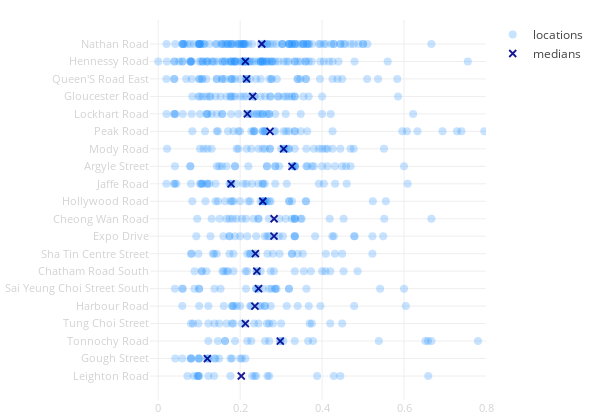

Notebook code for this chart:
### Code cell
N_STREETS = 20
street_locations = []


def build_face_data(geo_table):
    faces_json_dir = "/Users/pavel/Sources/python/concepts/insta/scripts/face_detect/faces/"
    faces_json_path = path_join(faces_json_dir, "faces_{}.json".format(CITY))
    with open(faces_json_path, "r") as f:
        faces_json = json.load(f)

    faces_json = {int(u) : v for u, v in faces_json.items()}

    zero_counters, total_counters = [], []
    for location_id in geo_table['id']:
        if location_id in faces_json:
            zero_counters.append(faces_json[location_id].count('0'))
            total_counters.append(len(faces_json[location_id]))
        else:
            zero_counters.append(0)
            total_counters.append(0)
    
    geo_table1 = geo_table
    geo_table1['faces_zeros'] = zero_counters
    geo_table1['photos_total'] = total_counters

    data_dict = {}
    for x in streets_table[STREET_COLUMN][:N_STREETS]:
        data_submatrix = []
        for row in geo_table1.itertuples():
            if row.route == x:
                if row.photos_total > 0:
                    data_submatrix.append(1 - row.faces_zeros / row.photos_total)
                    street_locations.append(id2loc[str(row.id)])
        data_dict[x] = data_submatrix
    return data_dict

    
class FaceScatterStyle:
    MIN_X = -0.02
    MAX_X = 0.8
    PLOT_HEIGHT = 420
    PLOT_WIDTH = 600
    FONT_SIZE = 11
    FONT_COLOR = 'lightgrey'
    MARKER_COLOR = 'dodgerblue'
    MARKER_OPACITY = 0.25
    MARKER_SIZE = 8
    MEDIAN_MARKER_SIZE = 7
    MEDIAN_MARKER_OPACITY = 0.9
    MEDIAN_MARKER_COLOR = 'darkblue' 
    MEDIAN_MARKER_SYMBOL = 'x-thin-open'
    MEDIAN_LINEWIDTH = 1.8
    MARGIN = dict(l=150, r=30, b=20, t=20)
    

def face_scatter(input_data):
    style = FaceScatterStyle

    X, Y = [], []
    X_median, Y_median = [], []
    for j, y in enumerate(input_data):
        X += [y] * len(input_data[y])
        Y += input_data[y]
        X_median.append(y)
        Y_median.append(np.median(input_data[y]))
    
    if language == 'ru':
        X = list(map(street_normalize_ru, X))
        X_median = list(map(street_normalize_ru, X_median))

    trace = go.Scatter(x = Y, y = X,
                        mode='markers', name='locations',
                        text=street_locations, hoverinfo='text+x',
                        marker=dict(opacity=style.MARKER_OPACITY, 
                                    size=style.MARKER_SIZE, 
                                    color=style.MARKER_COLOR))
    
    trace1 = go.Scatter(x = Y_median, y = X_median,
                        mode = 'markers', name='medians',
                        marker=dict(size=style.MEDIAN_MARKER_SIZE, 
                                    opacity=style.MEDIAN_MARKER_OPACITY, 
                                    color=style.MEDIAN_MARKER_COLOR, 
                                    line=dict(width=style.MEDIAN_LINEWIDTH, color=style.MEDIAN_MARKER_COLOR),
                                    symbol=style.MEDIAN_MARKER_SYMBOL))
    
    layout = go.Layout(height=style.PLOT_HEIGHT, width=style.PLOT_WIDTH, 
                        showlegend=True, hovermode='closest',
                        xaxis=dict(range=[style.MIN_X, style.MAX_X], 
                                   zeroline=False, 
                                   #title='face_rate',
                                   tickfont=dict(size=style.FONT_SIZE, 
                                                 color=style.FONT_COLOR)),
                        yaxis=dict(zeroline=False, autorange='reversed',
                                   tickfont=dict(size=style.FONT_SIZE, 
                                                 color=style.FONT_COLOR), 
                                   tickangle=0),
                        margin=style.MARGIN)
    
    fig = go.Figure(data=[trace, trace1], layout=layout)
    py.iplot(fig, show_link=False)
    
    
data_dict = build_face_data(geo_table)
face_scatter(data_dict)

### Figure 1 — Plotly figure (JSON) as saved in the notebook; plotly's stock layout.template omitted (floating-point values rounded to 4 significant figures; data arrays with more than 128 entries replaced by an {"elided": "..."} marker saying what was removed)
{"data": [{"hoverinfo": "text+x", "marker": {"color": "dodgerblue", "opacity": 0.25, "size": 8}, "mode": "markers", "name": "locations", "text": {"elided": "666 str values"}, "type": "scatter", "uid": "d5abc8b8-353c-11e9-bbc9-3c15c2cf2370", "x": {"elided": "666 float values"}, "y": {"elided": "666 str values"}}, {"marker": {"color": "darkblue", "line": {"color": "darkblue", "width": 1.8}, "opacity": 0.9, "size": 7, "symbol": "x-thin-open"}, "mode": "markers", "name": "medians", "type": "scatter", "uid": "d5abcb88-353c-11e9-bd8d-3c15c2cf2370", "x": [0.2527, 0.2128, 0.2157, 0.2307, 0.2176, 0.2729, 0.3061, 0.3265, 0.1778, 0.2553, 0.2829, 0.2826, 0.2372, 0.2407, 0.2449, 0.2361, 0.2128, 0.2979, 0.12, 0.2028], "y": ["Nathan Road", "Hennessy Road", "Queen'S Road East", "Gloucester Road", "Lockhart Road", "Peak Road", "Mody Road", "Argyle Street", "Jaffe Road", "Hollywood Road", "Cheong Wan Road", "Expo Drive", "Sha Tin Centre Street", "Chatham Road South", "Sai Yeung Choi Street South", "Harbour Road", "Tung Choi Street", "Tonnochy Road", "Gough Street", "Leighton Road"]}], "layout": {"height": 420, "hovermode": "closest", "margin": {"b": 20, "l": 150, "r": 30, "t": 20}, "showlegend": true, "width": 600, "xaxis": {"range": [-0.02, 0.8], "tickfont": {"color": "lightgrey", "size": 11}, "zeroline": false}, "yaxis": {"autorange": "reversed", "tickangle": 0, "tickfont": {"color": "lightgrey", "size": 11}, "zeroline": false}}}
